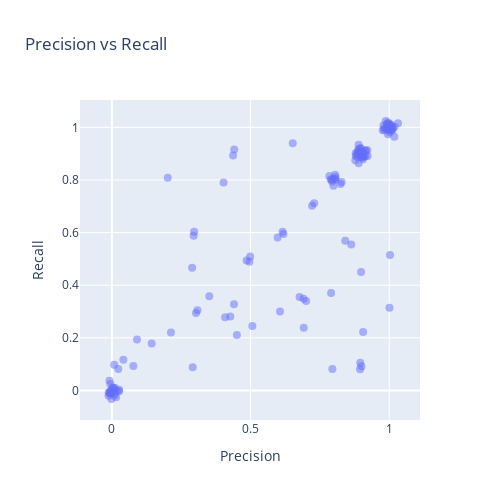

The notebook cell this image was saved under:
### Code cell
s = lambda : np.random.normal(0, 0.012, len(precision))

fig = px.scatter(x=precision+s(), y=recall+s(), labels={"x": "Precision", "y": "Recall"},
                 width=500, height=500, title="Precision vs Recall")
# add jitter
fig.update_traces(marker=dict(size=8, opacity=0.5))
# point jitter

fig.show()

### Figure 1 — Plotly figure (JSON) as saved in the notebook; plotly's stock layout.template omitted (floating-point values rounded to 4 significant figures; data arrays with more than 128 entries replaced by an {"elided": "..."} marker saying what was removed)
{"data": [{"hovertemplate": "Precision=%{x}<br>Recall=%{y}<extra></extra>", "legendgroup": "", "marker": {"color": "#636efa", "opacity": 0.5, "size": 8, "symbol": "circle"}, "mode": "markers", "name": "", "orientation": "v", "showlegend": false, "type": "scatter", "x": {"elided": "457 float values"}, "xaxis": "x", "y": {"elided": "457 float values"}, "yaxis": "y"}], "layout": {"height": 500, "legend": {"tracegroupgap": 0}, "title": {"text": "Precision vs Recall"}, "width": 500, "xaxis": {"anchor": "y", "domain": [0, 1], "title": {"text": "Precision"}}, "yaxis": {"anchor": "x", "domain": [0, 1], "title": {"text": "Recall"}}}}
